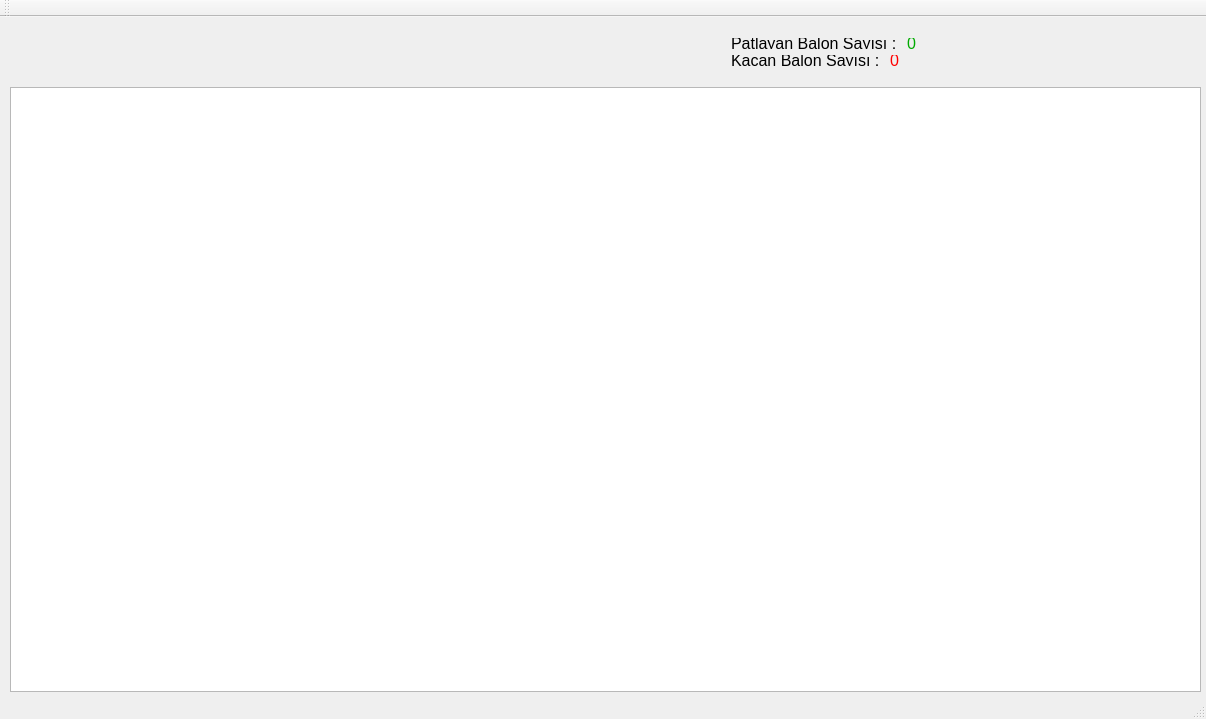
<?xml version="1.0" encoding="UTF-8"?>
<ui version="4.0">
 <class>MainWindow</class>
 <widget class="QMainWindow" name="MainWindow">
  <property name="geometry">
   <rect>
    <x>0</x>
    <y>0</y>
    <width>1206</width>
    <height>719</height>
   </rect>
  </property>
  <property name="windowTitle">
   <string>MainWindow</string>
  </property>
  <widget class="QWidget" name="centralWidget">
   <widget class="QGraphicsView" name="graphicsView">
    <property name="geometry">
     <rect>
      <x>10</x>
      <y>70</y>
      <width>1191</width>
      <height>605</height>
     </rect>
    </property>
   </widget>
   <widget class="QWidget" name="">
    <property name="geometry">
     <rect>
      <x>720</x>
      <y>10</y>
      <width>231</width>
      <height>50</height>
     </rect>
    </property>
    <layout class="QVBoxLayout" name="verticalLayout">
     <item>
      <layout class="QHBoxLayout" name="horizontalLayout">
       <item>
        <widget class="QLabel" name="label_2">
         <property name="font">
          <font>
           <pointsize>12</pointsize>
          </font>
         </property>
         <property name="text">
          <string>Patlayan Balon Sayısı : </string>
         </property>
        </widget>
       </item>
       <item>
        <widget class="QLabel" name="label_pbs">
         <property name="palette">
          <palette>
           <active>
            <colorrole role="WindowText">
             <brush brushstyle="SolidPattern">
              <color alpha="255">
               <red>0</red>
               <green>170</green>
               <blue>0</blue>
              </color>
             </brush>
            </colorrole>
           </active>
           <inactive>
            <colorrole role="WindowText">
             <brush brushstyle="SolidPattern">
              <color alpha="255">
               <red>0</red>
               <green>170</green>
               <blue>0</blue>
              </color>
             </brush>
            </colorrole>
           </inactive>
           <disabled>
            <colorrole role="WindowText">
             <brush brushstyle="SolidPattern">
              <color alpha="255">
               <red>120</red>
               <green>120</green>
               <blue>120</blue>
              </color>
             </brush>
            </colorrole>
           </disabled>
          </palette>
         </property>
         <property name="font">
          <font>
           <pointsize>12</pointsize>
          </font>
         </property>
         <property name="text">
          <string>0</string>
         </property>
        </widget>
       </item>
      </layout>
     </item>
     <item>
      <layout class="QHBoxLayout" name="horizontalLayout_2">
       <item>
        <widget class="QLabel" name="label_3">
         <property name="font">
          <font>
           <pointsize>12</pointsize>
          </font>
         </property>
         <property name="text">
          <string>Kaçan Balon Sayısı : </string>
         </property>
        </widget>
       </item>
       <item>
        <widget class="QLabel" name="label_kbs">
         <property name="palette">
          <palette>
           <active>
            <colorrole role="WindowText">
             <brush brushstyle="SolidPattern">
              <color alpha="255">
               <red>255</red>
               <green>0</green>
               <blue>0</blue>
              </color>
             </brush>
            </colorrole>
           </active>
           <inactive>
            <colorrole role="WindowText">
             <brush brushstyle="SolidPattern">
              <color alpha="255">
               <red>255</red>
               <green>0</green>
               <blue>0</blue>
              </color>
             </brush>
            </colorrole>
           </inactive>
           <disabled>
            <colorrole role="WindowText">
             <brush brushstyle="SolidPattern">
              <color alpha="255">
               <red>120</red>
               <green>120</green>
               <blue>120</blue>
              </color>
             </brush>
            </colorrole>
           </disabled>
          </palette>
         </property>
         <property name="font">
          <font>
           <pointsize>12</pointsize>
          </font>
         </property>
         <property name="text">
          <string>0</string>
         </property>
        </widget>
       </item>
      </layout>
     </item>
    </layout>
   </widget>
   <widget class="QWidget" name="">
    <property name="geometry">
     <rect>
      <x>20</x>
      <y>20</y>
      <width>91</width>
      <height>21</height>
     </rect>
    </property>
    <layout class="QHBoxLayout" name="horizontalLayout_3">
     <item>
      <widget class="QLabel" name="label">
       <property name="font">
        <font>
         <pointsize>12</pointsize>
        </font>
       </property>
       <property name="text">
        <string>Süre : </string>
       </property>
      </widget>
     </item>
     <item>
      <widget class="QLabel" name="label_suresayac">
       <property name="palette">
        <palette>
         <active>
          <colorrole role="WindowText">
           <brush brushstyle="SolidPattern">
            <color alpha="255">
             <red>0</red>
             <green>0</green>
             <blue>255</blue>
            </color>
           </brush>
          </colorrole>
         </active>
         <inactive>
          <colorrole role="WindowText">
           <brush brushstyle="SolidPattern">
            <color alpha="255">
             <red>0</red>
             <green>0</green>
             <blue>255</blue>
            </color>
           </brush>
          </colorrole>
         </inactive>
         <disabled>
          <colorrole role="WindowText">
           <brush brushstyle="SolidPattern">
            <color alpha="255">
             <red>120</red>
             <green>120</green>
             <blue>120</blue>
            </color>
           </brush>
          </colorrole>
         </disabled>
        </palette>
       </property>
       <property name="font">
        <font>
         <pointsize>12</pointsize>
        </font>
       </property>
       <property name="text">
        <string>0</string>
       </property>
      </widget>
     </item>
    </layout>
   </widget>
  </widget>
  <widget class="QMenuBar" name="menuBar">
   <property name="geometry">
    <rect>
     <x>0</x>
     <y>0</y>
     <width>1206</width>
     <height>21</height>
    </rect>
   </property>
  </widget>
  <widget class="QToolBar" name="mainToolBar">
   <attribute name="toolBarArea">
    <enum>TopToolBarArea</enum>
   </attribute>
   <attribute name="toolBarBreak">
    <bool>false</bool>
   </attribute>
  </widget>
  <widget class="QStatusBar" name="statusBar"/>
 </widget>
 <layoutdefault spacing="6" margin="11"/>
 <resources/>
 <connections/>
</ui>
